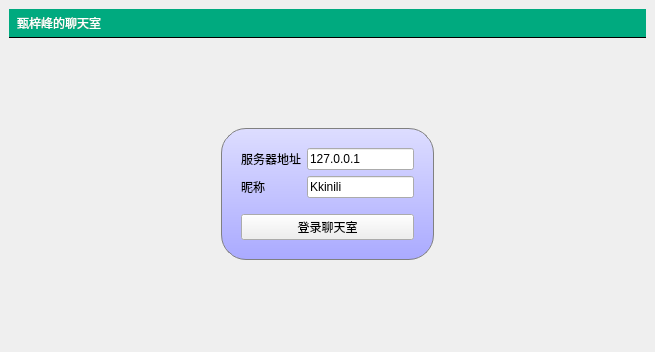
<?xml version="1.0" encoding="UTF-8"?>
<ui version="4.0">
 <class>MainWindow</class>
 <widget class="QMainWindow" name="MainWindow">
  <property name="geometry">
   <rect>
    <x>0</x>
    <y>0</y>
    <width>655</width>
    <height>352</height>
   </rect>
  </property>
  <property name="windowTitle">
   <string>聊天室客户端</string>
  </property>
  <property name="styleSheet">
   <string notr="true">#titleLabel {
background: white;
border: none;
border-bottom: 1px solid black;
padding: 5px;
font: 24pt &quot;黑体&quot;;
color: rgb(255, 255, 255);
background-color: rgba(0, 170, 127, 255);
}
#mainFrame {
border: none;
background: white;
}
#loginFrame {
background: qlineargradient(x1: 0, y1: 0, x2: 0, y2: 1, stop: 0 #ddf, stop: 1 #aaf);
border: 1px solid gray;
padding: 10px;
border-radius: 25px;
}</string>
  </property>
  <widget class="QWidget" name="centralwidget">
   <layout class="QVBoxLayout" name="verticalLayout">
    <item>
     <widget class="QLabel" name="titleLabel">
      <property name="text">
       <string>甄梓峰的聊天室</string>
      </property>
     </widget>
    </item>
    <item>
     <widget class="QStackedWidget" name="stackedWidget">
      <property name="currentIndex">
       <number>1</number>
      </property>
      <widget class="QWidget" name="chatPage">
       <layout class="QVBoxLayout" name="verticalLayout_3">
        <item>
         <layout class="QHBoxLayout" name="horizontalLayout">
          <item>
           <widget class="QTextEdit" name="roomTextEdit"/>
          </item>
          <item>
           <widget class="QListWidget" name="userListWidget">
            <property name="maximumSize">
             <size>
              <width>120</width>
              <height>16777215</height>
             </size>
            </property>
           </widget>
          </item>
         </layout>
        </item>
        <item>
         <layout class="QHBoxLayout" name="horizontalLayout_2">
          <item>
           <widget class="QLineEdit" name="sayLineEdit"/>
          </item>
          <item>
           <widget class="QPushButton" name="sayButton">
            <property name="text">
             <string>发送</string>
            </property>
           </widget>
          </item>
          <item>
           <widget class="QPushButton" name="logoutButton">
            <property name="text">
             <string>退出</string>
            </property>
           </widget>
          </item>
         </layout>
        </item>
       </layout>
      </widget>
      <widget class="QWidget" name="loginPage">
       <layout class="QGridLayout" name="gridLayout_2">
        <item row="0" column="1">
         <spacer name="verticalSpacer_2">
          <property name="orientation">
           <enum>Qt::Orientation::Vertical</enum>
          </property>
          <property name="sizeHint" stdset="0">
           <size>
            <width>20</width>
            <height>81</height>
           </size>
          </property>
         </spacer>
        </item>
        <item row="1" column="0">
         <spacer name="horizontalSpacer">
          <property name="orientation">
           <enum>Qt::Orientation::Horizontal</enum>
          </property>
          <property name="sizeHint" stdset="0">
           <size>
            <width>205</width>
            <height>20</height>
           </size>
          </property>
         </spacer>
        </item>
        <item row="1" column="1">
         <widget class="QFrame" name="loginFrame">
          <property name="frameShape">
           <enum>QFrame::Shape::StyledPanel</enum>
          </property>
          <property name="frameShadow">
           <enum>QFrame::Shadow::Raised</enum>
          </property>
          <layout class="QVBoxLayout" name="verticalLayout_2">
           <item>
            <layout class="QGridLayout" name="gridLayout">
             <item row="0" column="0">
              <widget class="QLabel" name="label_2">
               <property name="text">
                <string>服务器地址</string>
               </property>
              </widget>
             </item>
             <item row="0" column="1">
              <widget class="QLineEdit" name="serverEdit">
               <property name="text">
                <string>127.0.0.1</string>
               </property>
              </widget>
             </item>
             <item row="1" column="0">
              <widget class="QLabel" name="usernameEdit">
               <property name="text">
                <string>昵称</string>
               </property>
              </widget>
             </item>
             <item row="1" column="1">
              <widget class="QLineEdit" name="lineEdit_2">
               <property name="text">
                <string>Kkinili</string>
               </property>
              </widget>
             </item>
            </layout>
           </item>
           <item>
            <spacer name="verticalSpacer">
             <property name="orientation">
              <enum>Qt::Orientation::Vertical</enum>
             </property>
             <property name="sizeType">
              <enum>QSizePolicy::Policy::Fixed</enum>
             </property>
             <property name="sizeHint" stdset="0">
              <size>
               <width>20</width>
               <height>10</height>
              </size>
             </property>
            </spacer>
           </item>
           <item>
            <widget class="QPushButton" name="loginButton">
             <property name="text">
              <string>登录聊天室</string>
             </property>
            </widget>
           </item>
          </layout>
         </widget>
        </item>
        <item row="1" column="2">
         <spacer name="horizontalSpacer_2">
          <property name="orientation">
           <enum>Qt::Orientation::Horizontal</enum>
          </property>
          <property name="sizeHint" stdset="0">
           <size>
            <width>205</width>
            <height>20</height>
           </size>
          </property>
         </spacer>
        </item>
        <item row="2" column="1">
         <spacer name="verticalSpacer_3">
          <property name="orientation">
           <enum>Qt::Orientation::Vertical</enum>
          </property>
          <property name="sizeHint" stdset="0">
           <size>
            <width>20</width>
            <height>80</height>
           </size>
          </property>
         </spacer>
        </item>
       </layout>
      </widget>
     </widget>
    </item>
   </layout>
  </widget>
 </widget>
 <resources/>
 <connections/>
</ui>
